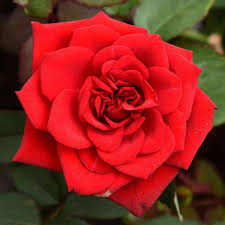
#> input picture images/rose.jpeg, 225 x 225 px
$ jupyter execute 9_Sharphening-Edge.ipynb
#> lines starting #> are read from the running program, lines starting #| are printed output that depends on the picture
[cell 1]
#9) Implemetation of image Sharpening filters and Edege Detection using Gradient Filters
import cv2
import matplotlib.pyplot as plt
import numpy as np

# Read the image
img = cv2.imread("images/rose.jpeg")
#> img is the input picture: shape (225, 225, 3); mean B, G, R 30.8, 37.2, 145.3

# Apply Gaussian Blur
blur_image = cv2.GaussianBlur(img, (3, 3), 0)

# Sharpening kernel
kernel = np.array([[0, -1, 0],
                   [-1, 5, -1],
                   [0, -1, 0]])

# Apply Sharpening Filter
sharpen_image = cv2.filter2D(img, -1, kernel)
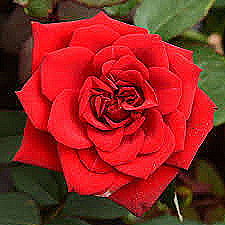
#> sharpen_image: shape (225, 225, 3); mean B, G, R 32.5, 38.8, 143.6

# Edge Detection using Canny
edges = cv2.Canny(image=blur_image, threshold1=100, threshold2=200)
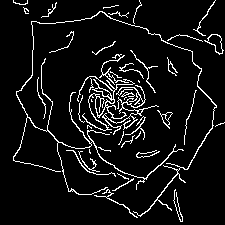
#> edges: shape (225, 225); 7.4% white in thin lines or dots

# Display the results
plt.figure(figsize=(12, 6))

plt.subplot(221)
plt.title("Original Image")
plt.imshow(cv2.cvtColor(img, cv2.COLOR_BGR2RGB))
plt.axis("off")

plt.subplot(222)
plt.title("Blurred Image")
plt.imshow(cv2.cvtColor(blur_image, cv2.COLOR_BGR2RGB))
plt.axis("off")

plt.subplot(223)
plt.title("Sharpened Image")
plt.imshow(cv2.cvtColor(sharpen_image, cv2.COLOR_BGR2RGB))
plt.axis("off")

plt.subplot(224)
plt.title("Edge of Image")
plt.imshow(cv2.cvtColor(edges, cv2.COLOR_BGR2RGB))
plt.axis("off")

plt.tight_layout()
plt.show()
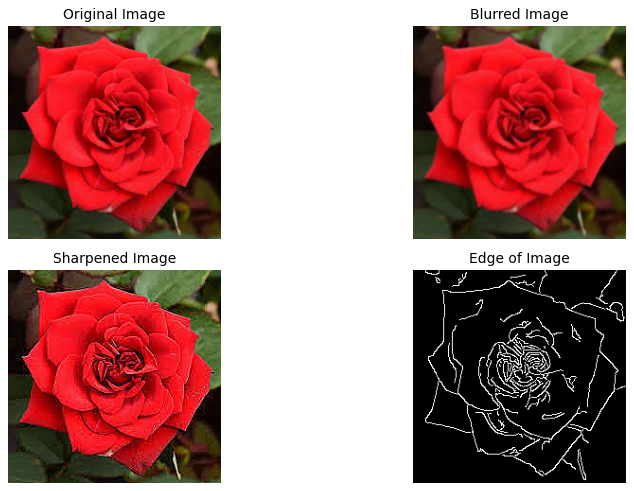
#> figure drawn by matplotlib, 4 panels
